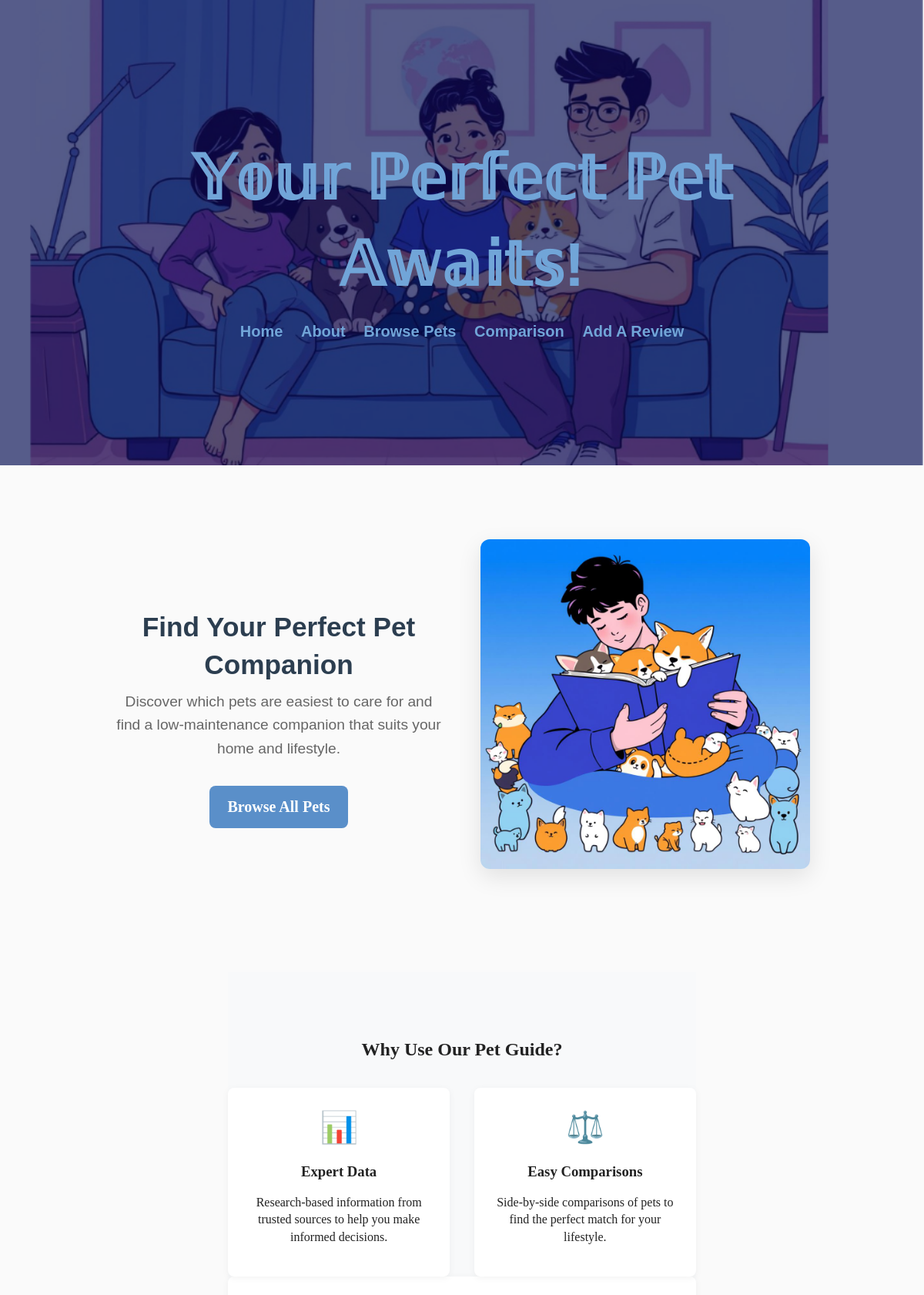
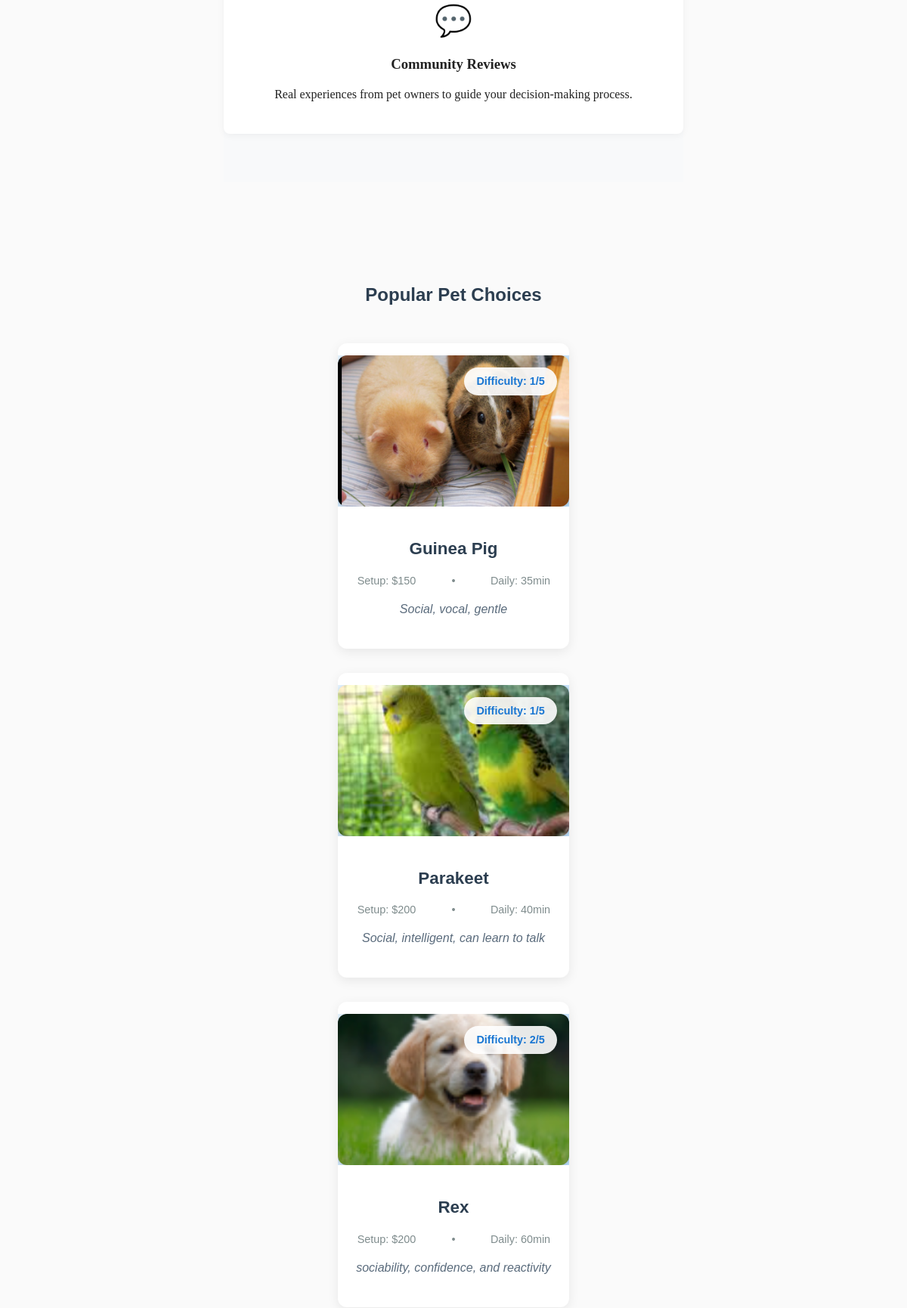
The page / (upper part) on the database its author committed (2 pictures, top to bottom).
### tables this page shows
CREATE TABLE Pets (id INTEGER PRIMARY KEY AUTOINCREMENT, name TEXT NOT NULL, species_id INTEGER NOT NULL REFERENCES Species (id), lifespan TEXT (20), difficulty INTEGER, cost_setup INTEGER, daily_time_min INTEGER, space_required TEXT, temperament TEXT (20), notes TEXT (20));

### routes.py (the view)
@app.route('/')
def home():
    conn = get_db()
    try:
        featured = conn.execute('''SELECT name,
                                difficulty, cost_setup,
                                daily_time_min, temperament
                                FROM Pets ORDER BY difficulty ASC LIMIT 3
                                ''').fetchall()
        latest_reviews = conn.execute('''SELECT pet_name,
                                      reviewer_name, rating, comment
                                      FROM Reviews
                                      LIMIT 3
                                      ''').fetchall()
    except Exception as e:
        print("Error fetching home data:", e)
        featured, latest_reviews = [], []
    finally:
        conn.close()
    return render_template('home.html',
                           featured=featured, reviews=latest_reviews)

### templates/home.html (shortened to what this page needs)
{% extends 'layout.html' %}
{% block content %}
<section class="hero">
  <div class="hero-content">
    <h2>Find Your Perfect Pet Companion</h2>
    <p class="lead">Discover which pets are easiest to care for and find a low-maintenance companion that suits your home and lifestyle.</p>
    <form action="/browse" class="search-form">
      <button type="submit">Browse All Pets</button>
    </form>
  </div>
  <div class="hero-image">
    <img src="/static/images/search_pets.jpg" alt="Happy with pets">
  </div>
</section>
<section class="features-section">
  <h2>Why Use Our Pet Guide?</h2>
  <div class="features-grid">
    <div class="feature-card">
      <div class="feature-icon">📊</div>
      <h3>Expert Data</h3>
      <p>Research-based information from trusted sources to help you make informed decisions.</p>
    </div>
    <div class="feature-card">
      <div class="feature-icon">⚖️</div>
      <h3>Easy Comparisons</h3>
      <p>Side-by-side comparisons of pets to find the perfect match for your lifestyle.</p>
    </div>
  </div>
  <div class="feature-card">
      <div class="feature-icon">💬</div>
      <h3>Community Reviews</h3>
      <p>Real experiences from pet owners to guide your decision-making process.</p>
    </div>
</section>
<section class="featured-pets">
  <h2>Popular Pet Choices</h2>
  <div class="pets-grid">
    {% for p in featured %}
    <div class="pet-card">
      <div class="pet-image">
        <img src="/static/images/{{ p.name }}.png" alt="{{ p.name }}">
        <div class="pet-difficulty">Difficulty: {{ p.difficulty }}/5</div>
      </div>
      <div class="pet-info">
        <h3><a href="/static/images/{{ p.name }}.png">{{ p.name }}</a></h3>
        <p class="pet-stats">
          <span>Setup: ${{ p.cost_setup }}</span>
          <span>•</span>
          <span>Daily: {{ p.daily_time_min }}min</span>
        </p>
        <p class="pet-temperament">{{ p.temperament }}</p>
      </div>
    </div>
    {% else %}
    <div class="no-pets">
      <p>No featured pets available at the moment.</p>
    </div>
    {% endfor %}
  </div>
</section>
{% endblock %}

### templates/layout.html (shortened to what this page needs)
<!DOCTYPE html>
<html lang="en">
    <head>
        <link rel="stylesheet" href="/static/css/style.css">
    </head>
    <body>
        <header class="site-header">
            <div class="container">
            <h1 class="brand"><a href="/">𝕐𝕠𝕦𝕣 ℙ𝕖𝕣𝕗𝕖𝕔𝕥 ℙ𝕖𝕥 𝔸𝕨𝕒𝕚𝕥𝕤!</a></h1>
            </div>
            <nav class="main-nav">
                <a href="/">Home</a>
                <a href="/about">About</a>
                <a href="/browse">Browse Pets</a>
                <a href="/compare">Comparison</a>
                <a href="/add_review">Add A Review</a>
            </nav>
        </header>
        <main class="container">
            {% block content %}{% endblock %}
        </main>
    </body>
</body>
</html>

### rows shown on the page
Pets: name (picture), difficulty "1", name "Guinea Pig", cost_setup "150", daily_time_min "35", temperament "Social, vocal, gentle"
Pets: name (picture), difficulty "1", name "Parakeet", cost_setup "200", daily_time_min "40", temperament "Social, intelligent, can learn to talk"
Pets: shows a picture, difficulty "2", name "Rex", cost_setup "200", daily_time_min "60", temperament "sociability, confidence, and reactivity"
